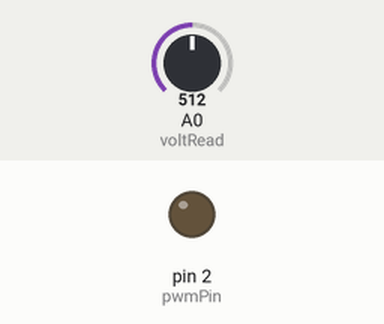
A sketch run on a simulated Arduino Uno, built with avr-gcc and run on an emulated ATmega328P. On the bench: output pins drawn as LEDs (lit = HIGH). Inputs (shaded band) come from the test bench; at power-on: A0 (voltRead) = 512. What the sketch prints to the serial monitor is not drawn.

Above: at 0.1 s.
At 33.9 s:
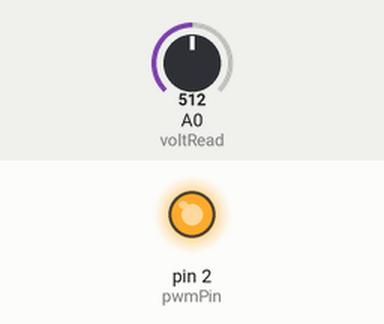
Timing chart, 0 to 35.4 s (numbered marks = the images above):
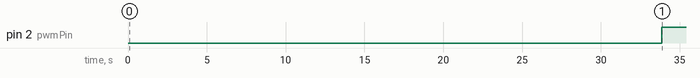

The sketch:

profiler.ino
```cpp
#include <Arduino.h>

const int voltRead = A0;

int voltValue = 0;
float Vin = 5; // input voltage
float Vout = 0;
float buff = 0;
float buff2 = 0;
float Rref = 2200; // reference resistor value in ohms
float R = 0;
float R1 = 0;
float R2 = 0;
float R3 = 0;

int pwmStep = 0;
const int pwmPin = 2;

void setup()
{
	pinMode(voltRead, INPUT);
	pinMode(pwmPin, OUTPUT);

	Serial.begin(9600);

	analogWrite(pwmPin, 1);
	delay(2000);
}

void loop()
{
	for (pwmStep = 1; pwmStep < 256; pwmStep++)
	{
		analogWrite(pwmPin, pwmStep);
		delay(250);

		voltValue = analogRead(voltRead);
		buff = (Vin * voltValue);
		Vout = (buff) / 1024.0;

		R1 = (Rref * Vout) / (Vin - Vout);
		voltValue = analogRead(voltRead);
		buff = (Vin * voltValue);
		Vout = (buff) / 1024.0;

		Serial.print(pwmStep);

		R2 = (Rref * Vout) / (Vin - Vout);
		voltValue = analogRead(voltRead); //
		buff = (Vin * voltValue);
		Vout = (buff) / 1024.0;

		R3 = (Rref * Vout) / (Vin - Vout);
		R = (R1 + R2 + R3) / 3;

		Serial.print(",");
		Serial.print((long)R);
		Serial.print(";");
	}

	Serial.println();
	Serial.println("done");
	delay(100000000);
}
```

Measured:
- by itself, pin 2 (pwmPin): LOW → HIGH at 33.9 s
